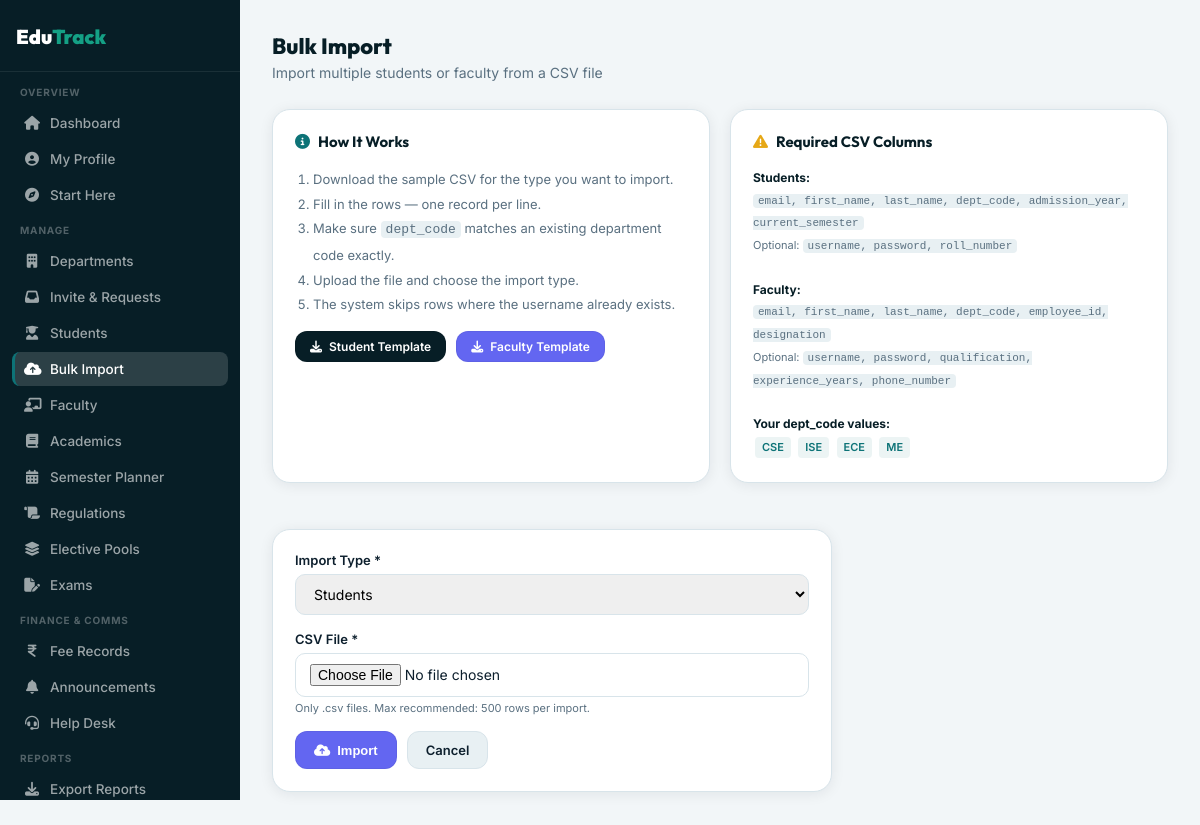
Before: /dashboard/admin/bulk-import/ (signed in) with the older database file.
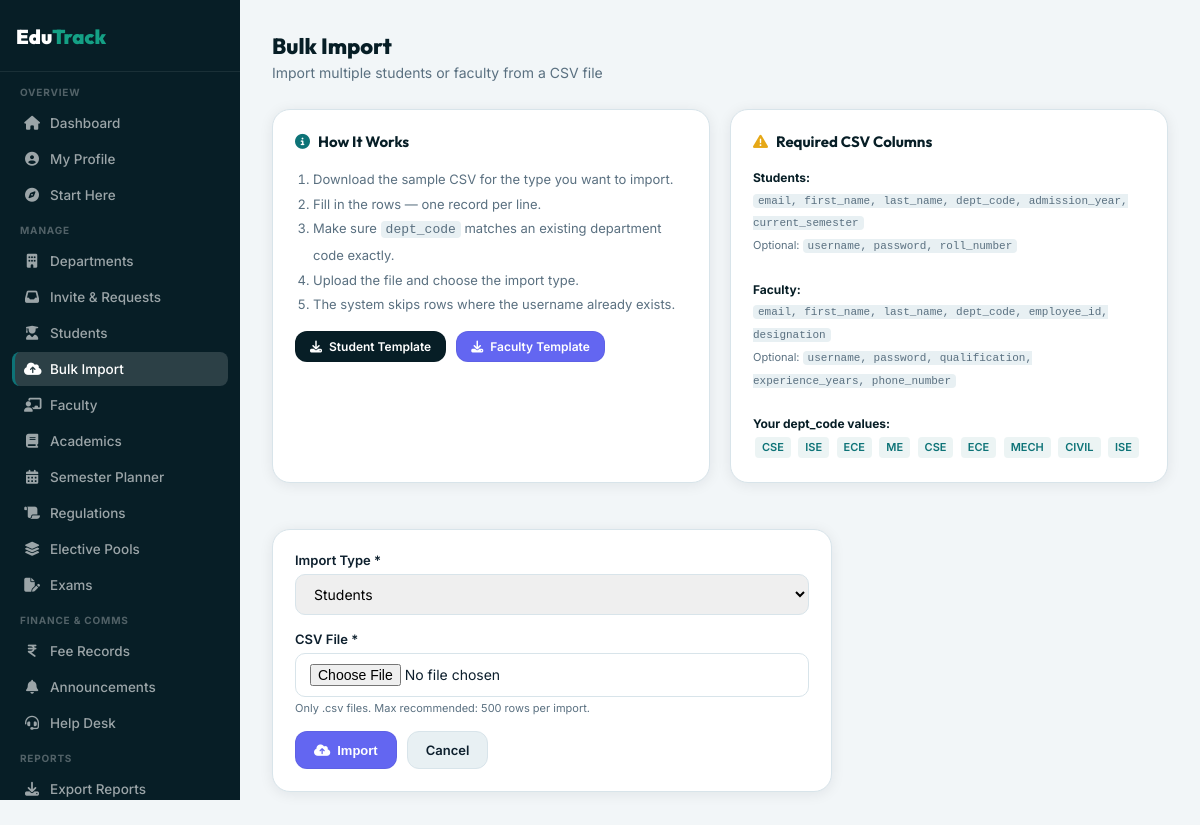
After: the same page with the newer database file.
### students/models.py (models this page shows, shortened)
class Department(models.Model):
    college = models.ForeignKey(College, on_delete=models.CASCADE, null=True, blank=True, related_name='departments')
    name = models.CharField(max_length=100)
    code = models.CharField(max_length=20)
    section_capacity = models.PositiveIntegerField(default=60)
    description = models.TextField(null=True, blank=True)
    established_year = models.IntegerField(null=True, blank=True)
    created_at = models.DateTimeField(auto_now_add=True)
    is_deleted = models.BooleanField(default=False)
    class Meta:
        unique_together = (
            ('college', 'name'),
            ('college', 'code'),
        )

### students/views/_legacy.py (the view, shortened to what this page needs)
# urls.py: path('dashboard/admin/bulk-import/', views.admin_bulk_import, name='admin_bulk_import'),
@login_required
def admin_bulk_import(request):
    if not _admin_guard(request):
        return redirect('dashboard')
    college = _get_admin_college(request)
    departments = _scope_departments(request)
    return render(request, 'admin_panel/bulk_import.html', {
        'departments': departments,
        'branding': _get_college_branding(college),
    })

### students/context_processors.py (called while the page is built, shortened)
def college_branding(request):
    if not request.user.is_authenticated or request.user.is_superuser:
        return {}

### students/views/_legacy.py (called while the page is built)
def _get_college_branding(college):
    if not college:
        return None
    branding, _ = CollegeBranding.objects.get_or_create(college=college)
    return branding

def _get_admin_college(request):
    if request.user.is_superuser:
        return None
    role = _get_user_role(request.user)
    if not role or role.role != 1:
        return None
    return role.college or _default_college()

def _scope_departments(request, queryset=None):
    queryset = queryset or Department.objects.all()
    college = _get_admin_college(request)
    if request.user.is_superuser or college is None:
        return queryset
    return queryset.filter(college=college)

def _admin_guard(request):
    if request.user.is_superuser:
        return True
    try:
        return request.user.userrole.role == 1
    except UserRole.DoesNotExist:
        return False

### templates/admin_panel/bulk_import.html (shortened to what the changed rows need)
{% extends 'admin_panel/base_admin_form.html' %}
{% block page_title %}Bulk Import{% endblock %}
{% block form_content %}
<div class="two-col" style="margin-bottom:24px">
  <div class="d-card">
    <div style="font-size:12px;color:var(--muted);line-height:1.8">
      <strong style="color:var(--deep)">Students:</strong><br>
      <code style="background:var(--surface2);padding:1px 5px;border-radius:4px;font-size:11px">email, first_name, last_name, dept_code, admission_year, current_semester</code>
      <br>
      <span style="font-size:11px">Optional: <code style="background:var(--surface2);padding:1px 5px;border-radius:4px">username, password, roll_number</code></span>
      <br><br>
      <strong style="color:var(--deep)">Faculty:</strong><br>
      <code style="background:var(--surface2);padding:1px 5px;border-radius:4px;font-size:11px">email, first_name, last_name, dept_code, employee_id, designation</code>
      <br>
      <span style="font-size:11px">Optional: <code style="background:var(--surface2);padding:1px 5px;border-radius:4px">username, password, qualification, experience_years, phone_number</code></span>
      <br><br>
      {% if departments %}
      <strong style="color:var(--deep)">Your dept_code values:</strong><br>
      {% for d in departments %}
      <span style="display:inline-block;background:rgba(13,115,119,.08);color:var(--teal);padding:1px 7px;border-radius:4px;font-size:11px;font-weight:600;margin:2px">{{ d.code }}</span>
      {% endfor %}
      {% endif %}
    </div>
  </div>
</div>
{% endblock %}

Changed rows visible on the page:
added Department: code "CSE"
added Department: code "ECE"
added Department: code "MECH"
added Department: code "CIVIL"
added Department: code "ISE"
